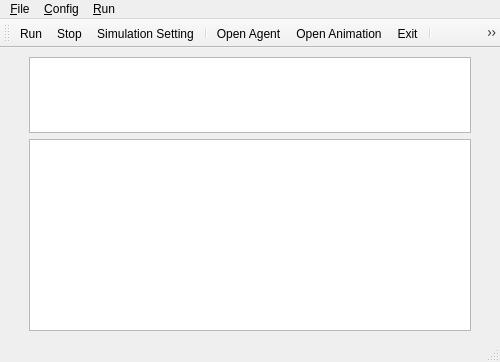
<?xml version="1.0" encoding="UTF-8"?>
<ui version="4.0">
 <class>MainWindow</class>
 <widget class="QMainWindow" name="MainWindow">
  <property name="geometry">
   <rect>
    <x>0</x>
    <y>0</y>
    <width>500</width>
    <height>362</height>
   </rect>
  </property>
  <property name="sizePolicy">
   <sizepolicy hsizetype="Preferred" vsizetype="Preferred">
    <horstretch>0</horstretch>
    <verstretch>0</verstretch>
   </sizepolicy>
  </property>
  <property name="acceptDrops">
   <bool>false</bool>
  </property>
  <property name="windowTitle">
   <string>MainWindow</string>
  </property>
  <property name="windowIcon">
   <iconset>
    <normaloff>../img/battery_origin.png</normaloff>../img/battery_origin.png</iconset>
  </property>
  <widget class="QWidget" name="centralwidget">
   <layout class="QGridLayout" name="gridLayout">
    <item row="1" column="0">
     <spacer name="horizontalSpacer">
      <property name="orientation">
       <enum>Qt::Horizontal</enum>
      </property>
      <property name="sizeType">
       <enum>QSizePolicy::Fixed</enum>
      </property>
      <property name="sizeHint" stdset="0">
       <size>
        <width>20</width>
        <height>20</height>
       </size>
      </property>
     </spacer>
    </item>
    <item row="2" column="1">
     <widget class="QTextBrowser" name="textBrowser">
      <property name="sizePolicy">
       <sizepolicy hsizetype="Expanding" vsizetype="Minimum">
        <horstretch>0</horstretch>
        <verstretch>2</verstretch>
       </sizepolicy>
      </property>
     </widget>
    </item>
    <item row="1" column="2">
     <spacer name="horizontalSpacer_2">
      <property name="orientation">
       <enum>Qt::Horizontal</enum>
      </property>
      <property name="sizeType">
       <enum>QSizePolicy::Fixed</enum>
      </property>
      <property name="sizeHint" stdset="0">
       <size>
        <width>20</width>
        <height>20</height>
       </size>
      </property>
     </spacer>
    </item>
    <item row="1" column="1">
     <widget class="QTextBrowser" name="textBrowser_setting">
      <property name="sizePolicy">
       <sizepolicy hsizetype="Minimum" vsizetype="Maximum">
        <horstretch>0</horstretch>
        <verstretch>0</verstretch>
       </sizepolicy>
      </property>
     </widget>
    </item>
   </layout>
  </widget>
  <widget class="QMenuBar" name="menubar">
   <property name="geometry">
    <rect>
     <x>0</x>
     <y>0</y>
     <width>500</width>
     <height>21</height>
    </rect>
   </property>
   <widget class="QMenu" name="menu_File">
    <property name="title">
     <string>&amp;File</string>
    </property>
    <addaction name="actionLoadAgent"/>
    <addaction name="actionLoadAni"/>
    <addaction name="separator"/>
    <addaction name="actionExit"/>
   </widget>
   <widget class="QMenu" name="menu_Config">
    <property name="title">
     <string>&amp;Config</string>
    </property>
    <addaction name="actionSimulationSetting"/>
   </widget>
   <widget class="QMenu" name="menu_Run">
    <property name="title">
     <string>&amp;Run</string>
    </property>
    <addaction name="actionRun"/>
    <addaction name="actionStop"/>
    <addaction name="separator"/>
    <addaction name="actionPlayAni"/>
    <addaction name="actionPause"/>
    <addaction name="actionReset"/>
    <addaction name="actionMove_Forward"/>
    <addaction name="actionMove_Backward"/>
    <addaction name="actionPrevious_iteration"/>
    <addaction name="actionNext_iteration"/>
   </widget>
   <addaction name="menu_File"/>
   <addaction name="menu_Config"/>
   <addaction name="menu_Run"/>
  </widget>
  <widget class="QToolBar" name="toolBar">
   <property name="windowTitle">
    <string>toolBar</string>
   </property>
   <attribute name="toolBarArea">
    <enum>TopToolBarArea</enum>
   </attribute>
   <attribute name="toolBarBreak">
    <bool>false</bool>
   </attribute>
   <addaction name="actionRun"/>
   <addaction name="actionStop"/>
   <addaction name="actionSimulationSetting"/>
   <addaction name="separator"/>
   <addaction name="actionLoadAgent"/>
   <addaction name="actionLoadAni"/>
   <addaction name="actionExit"/>
   <addaction name="separator"/>
   <addaction name="actionPlayAni"/>
   <addaction name="actionPause"/>
   <addaction name="actionMove_Backward"/>
   <addaction name="actionMove_Forward"/>
   <addaction name="actionReset"/>
   <addaction name="separator"/>
   <addaction name="actionPrevious_iteration"/>
   <addaction name="actionNext_iteration"/>
  </widget>
  <widget class="QStatusBar" name="statusBar"/>
  <action name="actionLoadAgent">
   <property name="icon">
    <iconset>
     <normaloff>../img/load_agent.png</normaloff>../img/load_agent.png</iconset>
   </property>
   <property name="text">
    <string>Open Agent</string>
   </property>
  </action>
  <action name="actionSaveAgent">
   <property name="icon">
    <iconset>
     <normaloff>../img/save.png</normaloff>../img/save.png</iconset>
   </property>
   <property name="text">
    <string>Save Agent</string>
   </property>
  </action>
  <action name="actionExit">
   <property name="icon">
    <iconset>
     <normaloff>../img/exit.png</normaloff>../img/exit.png</iconset>
   </property>
   <property name="text">
    <string>Exit</string>
   </property>
   <property name="shortcut">
    <string>Ctrl+Q</string>
   </property>
  </action>
  <action name="actionRun">
   <property name="icon">
    <iconset>
     <normaloff>../img/run.png</normaloff>../img/run.png</iconset>
   </property>
   <property name="text">
    <string>&amp;Run</string>
   </property>
   <property name="shortcut">
    <string>Ctrl+R</string>
   </property>
  </action>
  <action name="actionMove_Forward">
   <property name="icon">
    <iconset>
     <normaloff>../img/forward.png</normaloff>../img/forward.png</iconset>
   </property>
   <property name="text">
    <string>Move &amp;Forward</string>
   </property>
  </action>
  <action name="actionMove_Backward">
   <property name="icon">
    <iconset>
     <normaloff>../img/backward.png</normaloff>../img/backward.png</iconset>
   </property>
   <property name="text">
    <string>Move &amp;Backward</string>
   </property>
  </action>
  <action name="actionReset">
   <property name="icon">
    <iconset>
     <normaloff>../img/reset.png</normaloff>../img/reset.png</iconset>
   </property>
   <property name="text">
    <string>Reset</string>
   </property>
  </action>
  <action name="actionNext_iteration">
   <property name="icon">
    <iconset>
     <normaloff>../img/up.png</normaloff>../img/up.png</iconset>
   </property>
   <property name="text">
    <string>Next iteration</string>
   </property>
  </action>
  <action name="actionPrevious_iteration">
   <property name="icon">
    <iconset>
     <normaloff>../img/down.png</normaloff>../img/down.png</iconset>
   </property>
   <property name="text">
    <string>Previous iteration</string>
   </property>
  </action>
  <action name="actionPause">
   <property name="icon">
    <iconset>
     <normaloff>../img/pause.png</normaloff>../img/pause.png</iconset>
   </property>
   <property name="text">
    <string>Pause</string>
   </property>
  </action>
  <action name="actionSimulationSetting">
   <property name="icon">
    <iconset>
     <normaloff>../img/config.png</normaloff>../img/config.png</iconset>
   </property>
   <property name="text">
    <string>Simulation Setting</string>
   </property>
  </action>
  <action name="actionPlayAni">
   <property name="icon">
    <iconset>
     <normaloff>../img/play.png</normaloff>../img/play.png</iconset>
   </property>
   <property name="text">
    <string>Play animation</string>
   </property>
  </action>
  <action name="actionLoadAni">
   <property name="icon">
    <iconset>
     <normaloff>../img/load_sim.png</normaloff>../img/load_sim.png</iconset>
   </property>
   <property name="text">
    <string>Open Animation</string>
   </property>
  </action>
  <action name="actionSaveAni">
   <property name="text">
    <string>Save Animation</string>
   </property>
  </action>
  <action name="actionStop">
   <property name="icon">
    <iconset>
     <normaloff>../img/stop.png</normaloff>../img/stop.png</iconset>
   </property>
   <property name="text">
    <string>Stop</string>
   </property>
  </action>
 </widget>
 <resources/>
 <connections>
  <connection>
   <sender>actionExit</sender>
   <signal>triggered()</signal>
   <receiver>MainWindow</receiver>
   <slot>close()</slot>
   <hints>
    <hint type="sourcelabel">
     <x>-1</x>
     <y>-1</y>
    </hint>
    <hint type="destinationlabel">
     <x>249</x>
     <y>180</y>
    </hint>
   </hints>
  </connection>
 </connections>
</ui>
